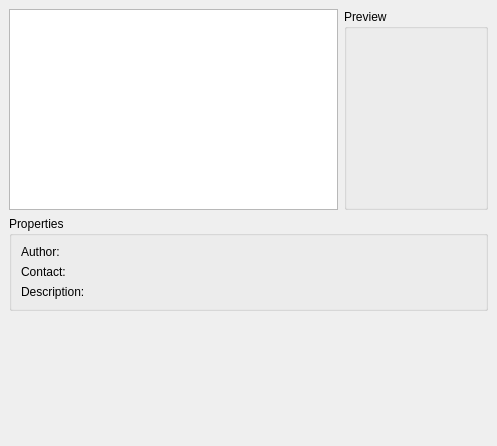
<ui version="4.0" >
 <class>KMahjonggTilesetSelector</class>
 <widget class="QWidget" name="KMahjonggTilesetSelector" >
  <property name="geometry" >
   <rect>
    <x>0</x>
    <y>0</y>
    <width>497</width>
    <height>446</height>
   </rect>
  </property>
  <property name="maximumSize" >
   <size>
    <width>800</width>
    <height>600</height>
   </size>
  </property>
  <property name="windowTitle" >
   <string>Form</string>
  </property>
  <layout class="QVBoxLayout" >
   <property name="margin" >
    <number>9</number>
   </property>
   <property name="spacing" >
    <number>6</number>
   </property>
   <item>
    <layout class="QHBoxLayout" >
     <property name="margin" >
      <number>0</number>
     </property>
     <property name="spacing" >
      <number>6</number>
     </property>
     <item>
      <widget class="QListWidget" name="tilesetList" >
       <property name="minimumSize" >
        <size>
         <width>120</width>
         <height>0</height>
        </size>
       </property>
      </widget>
     </item>
     <item>
      <widget class="QGroupBox" name="groupBox_2" >
       <property name="title" >
        <string>Preview</string>
       </property>
       <layout class="QVBoxLayout" >
        <property name="margin" >
         <number>9</number>
        </property>
        <property name="spacing" >
         <number>6</number>
        </property>
        <item>
         <widget class="QLabel" name="tilesetPreview" >
          <property name="sizePolicy" >
           <sizepolicy>
            <hsizetype>5</hsizetype>
            <vsizetype>5</vsizetype>
            <horstretch>0</horstretch>
            <verstretch>0</verstretch>
           </sizepolicy>
          </property>
          <property name="minimumSize" >
           <size>
            <width>120</width>
            <height>160</height>
           </size>
          </property>
         </widget>
        </item>
       </layout>
      </widget>
     </item>
    </layout>
   </item>
   <item>
    <widget class="QGroupBox" name="groupBox" >
     <property name="title" >
      <string>Properties</string>
     </property>
     <layout class="QHBoxLayout" >
      <property name="margin" >
       <number>9</number>
      </property>
      <property name="spacing" >
       <number>6</number>
      </property>
      <item>
       <layout class="QVBoxLayout" >
        <property name="margin" >
         <number>0</number>
        </property>
        <property name="spacing" >
         <number>6</number>
        </property>
        <item>
         <widget class="QLabel" name="labelAuthor" >
          <property name="text" >
           <string>Author:</string>
          </property>
         </widget>
        </item>
        <item>
         <widget class="QLabel" name="labelContact" >
          <property name="text" >
           <string>Contact:</string>
          </property>
         </widget>
        </item>
        <item>
         <widget class="QLabel" name="labelDescription" >
          <property name="text" >
           <string>Description:</string>
          </property>
         </widget>
        </item>
       </layout>
      </item>
      <item>
       <layout class="QVBoxLayout" >
        <property name="margin" >
         <number>0</number>
        </property>
        <property name="spacing" >
         <number>6</number>
        </property>
        <item>
         <widget class="QLabel" name="tilesetAuthor" >
          <property name="text" >
           <string/>
          </property>
         </widget>
        </item>
        <item>
         <widget class="QLabel" name="tilesetContact" >
          <property name="text" >
           <string/>
          </property>
         </widget>
        </item>
        <item>
         <widget class="QLabel" name="tilesetDescription" >
          <property name="text" >
           <string/>
          </property>
         </widget>
        </item>
       </layout>
      </item>
      <item>
       <spacer>
        <property name="orientation" >
         <enum>Qt::Horizontal</enum>
        </property>
        <property name="sizeHint" >
         <size>
          <width>40</width>
          <height>20</height>
         </size>
        </property>
       </spacer>
      </item>
     </layout>
    </widget>
   </item>
   <item>
    <widget class="QLineEdit" name="kcfg_TileSet" >
     <property name="enabled" >
      <bool>false</bool>
     </property>
     <property name="frame" >
      <bool>false</bool>
     </property>
     <property name="readOnly" >
      <bool>false</bool>
     </property>
    </widget>
   </item>
   <item>
    <spacer>
     <property name="orientation" >
      <enum>Qt::Vertical</enum>
     </property>
     <property name="sizeHint" >
      <size>
       <width>20</width>
       <height>40</height>
      </size>
     </property>
    </spacer>
   </item>
  </layout>
 </widget>
 <resources/>
 <connections/>
</ui>
